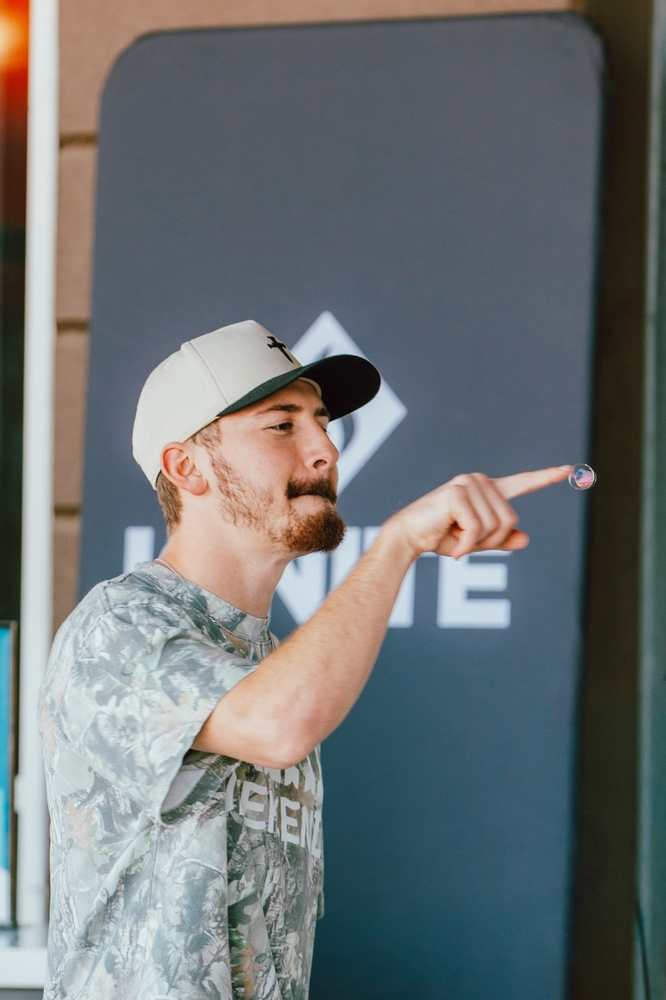
#> input picture source-art/fighter-bubbles.jpg, 666 x 1000 px, shrunk from 1333 x 2000 before the run
$ python -i sty.py   (imports and definitions only)
#> lines starting #> are read from the running program, lines starting #| are printed output that depends on the picture; after the words box and inside, x2 and y2 are one past the last pixel; in counts of white or black regions, pixels touching at a corner belong together
import cv2, numpy as np
from PIL import Image
def kmeans_q(rgb, mask, K, seed=1):
    px = rgb[mask].reshape(-1,3).astype(np.float32)
    lab = cv2.cvtColor(px.reshape(-1,1,3).astype(np.uint8), cv2.COLOR_RGB2LAB).reshape(-1,3).astype(np.float32)
    cv2.setRNGSeed(seed)
    _, lbl, cen = cv2.kmeans(lab, K, None, (cv2.TERM_CRITERIA_EPS+cv2.TERM_CRITERIA_MAX_ITER, 30, 0.5), 3, cv2.KMEANS_PP_CENTERS)
    cen_rgb = cv2.cvtColor(cen.reshape(-1,1,3).astype(np.uint8), cv2.COLOR_LAB2RGB).reshape(-1,3)
    out = rgb.copy(); out[mask] = cen_rgb[lbl.ravel()]; return out
def boost(rgb, sat=1.3, gamma=0.95, contrast=1.12):
    hsv = cv2.cvtColor(rgb, cv2.COLOR_RGB2HSV).astype(np.float32)
    hsv[...,1] = np.clip(hsv[...,1]*sat, 0, 255)
    v = hsv[...,2]/255.0; v = np.clip((v-0.5)*contrast+0.5, 0, 1)**gamma; hsv[...,2] = v*255
    return cv2.cvtColor(hsv.astype(np.uint8), cv2.COLOR_HSV2RGB)
def stylize(img, K=12, outline=4, edge_lo=50, edge_hi=130, bil=5, ink=(28,14,20), line_w=1, sat=1.3):
    a = np.array(img.convert('RGBA'))
    rgb = a[...,:3].copy(); al = a[...,3]
    mask = al > 100
    # fill background with nearest colours so filters don't pull in black halos
    inv = (~mask).astype(np.uint8)*255
    rgb = cv2.inpaint(rgb, inv, 3, cv2.INPAINT_TELEA) if inv.any() else rgb
    f = rgb
    for _ in range(bil): f = cv2.bilateralFilter(f, 9, 38, 7)
    f = boost(f, sat=sat)
    q = kmeans_q(f, mask, K)
    q = cv2.medianBlur(q, 3)
    g = cv2.cvtColor(cv2.GaussianBlur(f,(3,3),0), cv2.COLOR_RGB2GRAY)
    e = cv2.Canny(g, edge_lo, edge_hi)
    if line_w > 1: e = cv2.dilate(e, np.ones((line_w,line_w),np.uint8))
    er = cv2.erode(mask.astype(np.uint8), np.ones((3,3),np.uint8))>0
    e = (e>0) & er
    out = q.copy(); out[e] = (out[e]*0.25 + np.array(ink)*0.75).astype(np.uint8)
    # outer silhouette outline
    m8 = mask.astype(np.uint8)*255
    big = cv2.dilate(m8, cv2.getStructuringElement(cv2.MORPH_ELLIPSE,(outline*2+1,outline*2+1)))
    big = cv2.GaussianBlur(big,(3,3),0)
    ring = (big>0) & ~mask
    out[ring] = ink
    alpha = np.maximum(big, np.where(mask, 255, 0)).astype(np.uint8)
    return Image.fromarray(np.dstack([out, alpha]), 'RGBA')

def stylize2(img, levels=5, ss=50, sr=0.35, passes=2, chromaK=7, outline=5, min_edge=25, line_w=2, sat=1.35, ink=(30,16,24), edge_lo=35, edge_hi=90, lmin=0.18, feat_sigma=6, feat_c=28):
    a = np.array(img.convert('RGBA')); rgb = a[...,:3].copy(); mask = a[...,3] > 100
    inv = (~mask).astype(np.uint8)*255
    if inv.any(): rgb = cv2.inpaint(rgb, inv, 5, cv2.INPAINT_TELEA)
    f = rgb
    for _ in range(passes): f = cv2.edgePreservingFilter(f, flags=1, sigma_s=ss, sigma_r=sr)
    f = boost(f, sat=sat, contrast=1.08)
    lab = cv2.cvtColor(f, cv2.COLOR_RGB2LAB).astype(np.float32)
    L = lab[...,0]; vals = L[mask]
    lo, hi = np.percentile(vals, 2), np.percentile(vals, 99)
    t = np.clip((L-lo)/(hi-lo+1e-6), 0, 1)
    band = np.floor(t*levels-1e-6); band = np.clip(band,0,levels-1)
    Lq = lo + (band+0.5)/levels*(hi-lo)
    Lq = np.maximum(Lq, lmin*255)
    Lq = cv2.medianBlur(Lq.astype(np.uint8), 5).astype(np.float32)
    ab = lab[...,1:].copy()
    px = ab[mask].astype(np.float32); cv2.setRNGSeed(2)
    _, lbl, cen = cv2.kmeans(px, chromaK, None, (cv2.TERM_CRITERIA_EPS+cv2.TERM_CRITERIA_MAX_ITER, 30, 0.5), 3, cv2.KMEANS_PP_CENTERS)
    abq = ab.copy(); abq[mask] = cen[lbl.ravel()]
    abq = np.dstack([cv2.medianBlur(abq[...,0].astype(np.uint8),5), cv2.medianBlur(abq[...,1].astype(np.uint8),5)]).astype(np.float32)
    out = cv2.cvtColor(np.dstack([Lq, abq]).astype(np.uint8), cv2.COLOR_LAB2RGB)
    fe = cv2.bilateralFilter(rgb, 7, 30, 5)
    g = cv2.cvtColor(fe, cv2.COLOR_RGB2GRAY)
    e = cv2.Canny(cv2.GaussianBlur(g,(3,3),0), edge_lo, edge_hi)
    # dark features (eyes, brows, nostrils, mouth): much darker than surroundings
    loc = cv2.GaussianBlur(g.astype(np.float32), (0,0), feat_sigma)
    dark = (g.astype(np.float32) < loc - feat_c) & (g < 110)
    e = (e > 0) | dark
    n, lab_e, stats, _ = cv2.connectedComponentsWithStats((e>0).astype(np.uint8), connectivity=8)
    keep = np.zeros(n, bool); keep[1:] = stats[1:, cv2.CC_STAT_AREA] >= min_edge
    e = keep[lab_e]
    if line_w > 1: e = cv2.dilate(e.astype(np.uint8), np.ones((line_w,line_w),np.uint8)) > 0
    er = cv2.erode(mask.astype(np.uint8), np.ones((5,5),np.uint8)) > 0
    e &= er
    out[e] = (out[e]*0.2 + np.array(ink)*0.8).astype(np.uint8)
    m8 = mask.astype(np.uint8)*255
    big = cv2.dilate(m8, cv2.getStructuringElement(cv2.MORPH_ELLIPSE,(outline*2+1,outline*2+1)))
    big = cv2.GaussianBlur(big,(3,3),0)
    out[(big>0)&~mask] = ink
    out[~mask & (big==0)] = 0
    return Image.fromarray(np.dstack([out, np.maximum(big, m8)]), 'RGBA')

>>> from PIL import Image
>>> picture = Image.open('../../source-art/fighter-bubbles.jpg')
#> picture is the input picture: PIL image 666x1000 RGB; mean R, G, B 109.2, 114.3, 116.1
>>> result = stylize2(picture)
#> in stylize2, `mask = a[..., 3] > 100`: mask: shape (1000, 666) bool; every value is 1
#> in stylize2, `inv = (~mask).astype(np.uint8)*255`: inv: shape (1000, 666); every value is 0
#> in boost, `hsv[...,1] = np.clip(hsv[...,1]*sat, 0, 255)`:
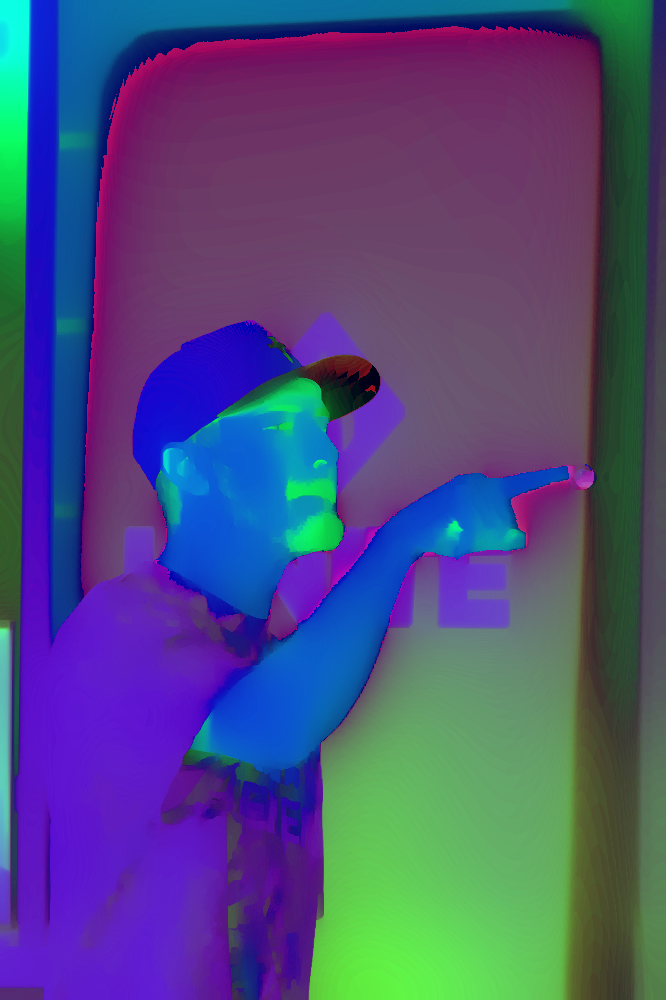
#> hsv: shape (1000, 666, 3) float32; mean R, G, B 76.3, 76.9, 125.1
#> in stylize2, `lab = cv2.cvtColor(f, cv2.COLOR_RGB2LAB).astype(np.float32)`:
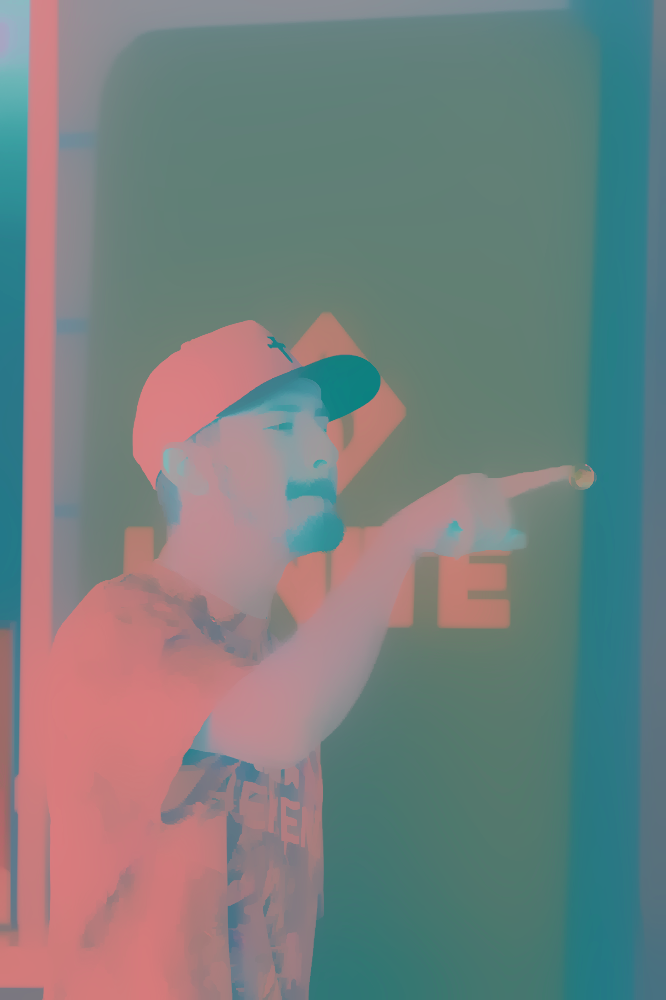
#> lab: shape (1000, 666, 3) float32; mean R, G, B 118.6, 127.5, 126.3
#> in stylize2, `L = lab[..., 0]`:
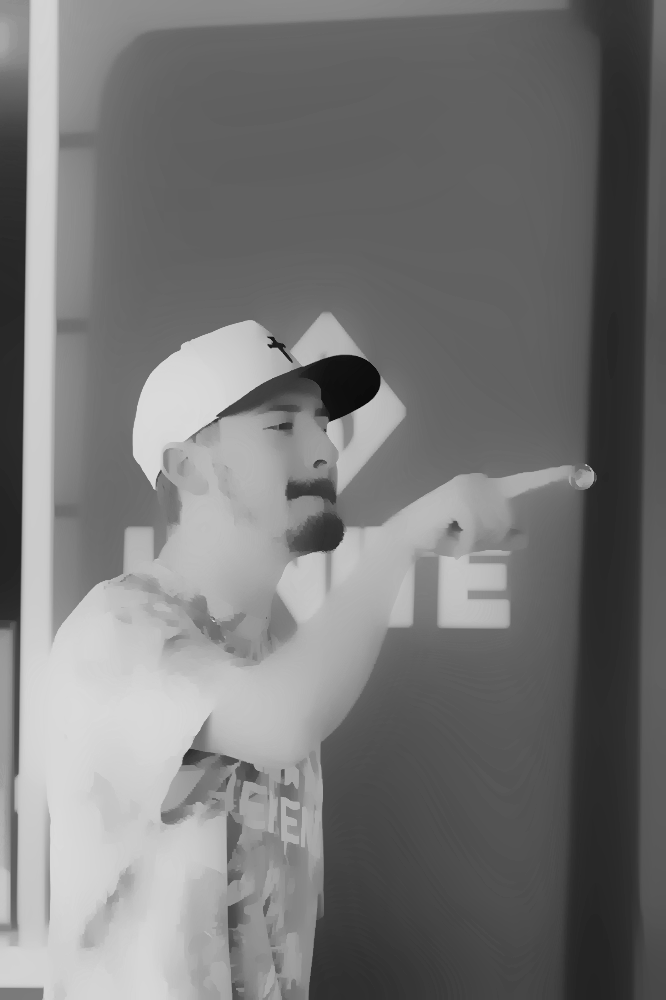
#> L: shape (1000, 666) float32; min 12, max 218, mean 118.6
#> in stylize2, `lo, hi = np.percentile(vals, 2), np.percentile(vals, 99)`: lo = 40; hi = 216
#> in stylize2, `band = np.clip(band, 0, levels - 1)`:
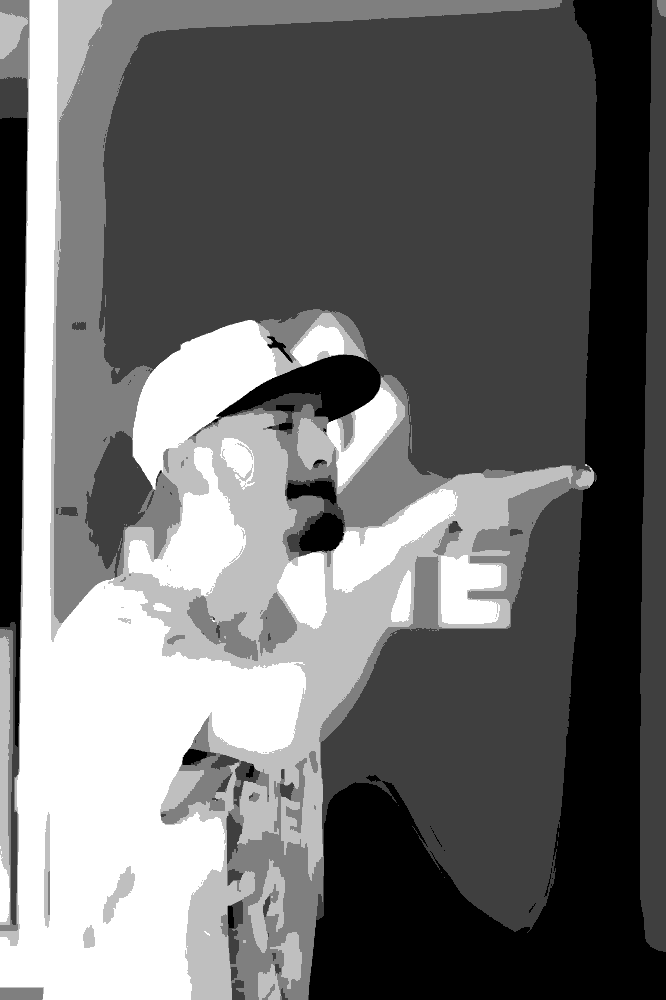
#> band: shape (1000, 666) float32; min 0, max 4, mean 1.71; drawn with min black and max white
#> in stylize2, `px = ab[mask].astype(np.float32)`: px = 666000 pairs, first value 102 to 186, second value 102 to 198
#> in stylize2, `_, lbl, cen = cv2.kmeans(px, chromaK, None, (cv2.TERM_CRITERIA_EPS+cv2..`: cen = [[127.6, 117.6], [140.4, 146.2], [123.4, 125.5], [152.6, 158.2], [125.1, 134], [119.9, 111.1], [177, 186.8]]
#> in stylize2, `e = cv2.Canny(cv2.GaussianBlur(g,(3,3),0), edge_lo, edge_hi)`:
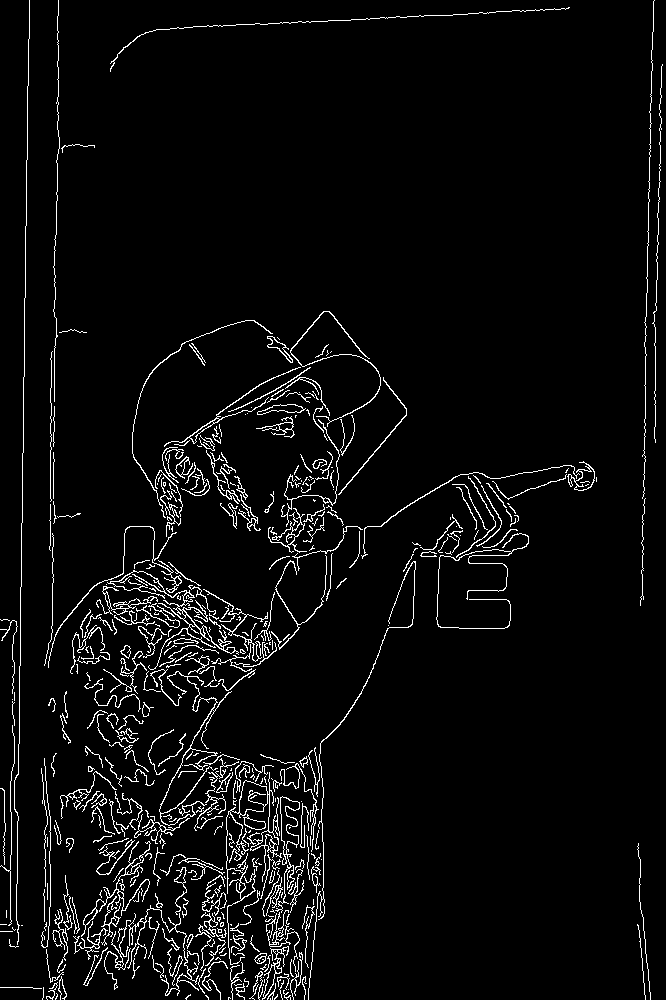
#> e: shape (1000, 666); 4.4% white in thin lines or dots
#> in stylize2, `dark = (g.astype(np.float32) < loc - feat_c) & (g < 110)`: dark: shape (1000, 666) bool; 2.6% white; 280 white regions (171 under 20 px), largest, box (x1, y1, x2, y2) and area: (10, 52, 28, 932) 4412, (190, 355, 380, 442) 1669, (129, 318, 262, 488) 730
#> in stylize2, `e = (e > 0) | dark`: e: shape (1000, 666) bool; 6.7% white; 336 white regions (139 under 20 px), largest, box (x1, y1, x2, y2) and area: (0, 0, 30, 945) 5529, (226, 761, 319, 965) 4381, (164, 311, 381, 527) 3661
#> in stylize2, `n, lab_e, stats, _ = cv2.connectedComponentsWithStats((e>0).astype(np...`:
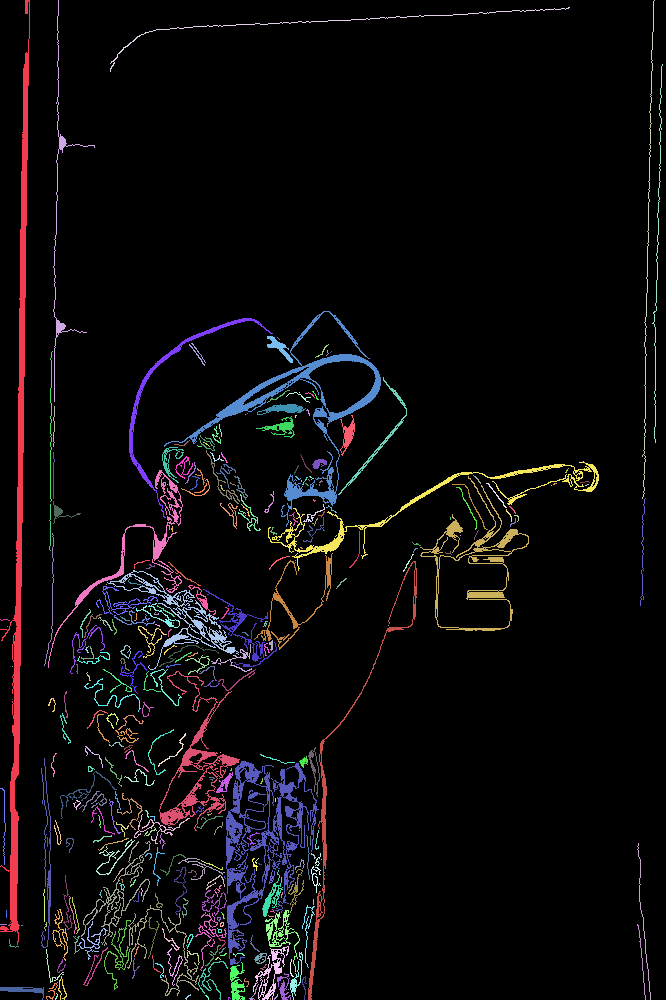
#> lab_e: shape (1000, 666) int32; 337 distinct labels, from 0 to 336; one colour per label, 0 black
#> in stylize2, `n, lab_e, stats, _ = cv2.connectedComponentsWithStats((e>0).astype(np...`: n = 337; stats = 337 rows, first 6: [0, 0, 666, 1000, 621235], [0, 0, 30, 945, 5529], [53, 0, 42, 402, 617], [642, 0, 13, 499, 501], [110, 7, 460, 65, 501], [652, 64, 11, 379, 384]
#> in stylize2, `if line_w > 1: e = cv2.dilate(e.astype(np.uint8), np.ones((line_w,line..`: e: shape (1000, 666) bool; 11% white; 39 white regions, largest, box (x1, y1, x2, y2) and area: (44, 311, 600, 1000) 52358, (0, 0, 31, 946) 6857, (41, 758, 81, 1000) 1998
#> in stylize2, `out[e] = (out[e]*0.2 + np.array(ink)*0.8).astype(np.uint8)`:
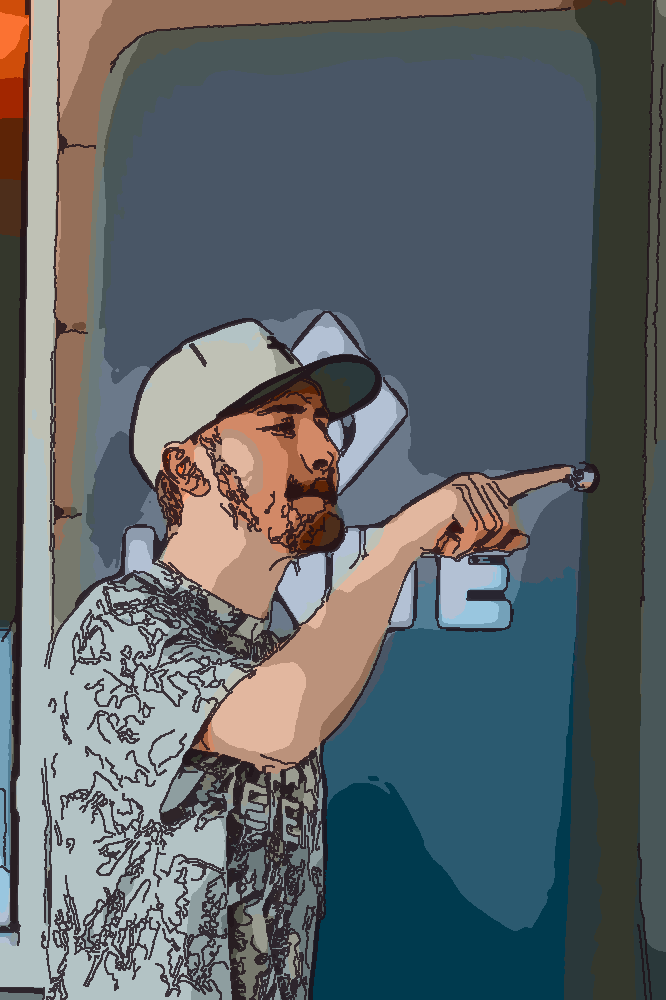
#> out: shape (1000, 666, 3); mean R, G, B 93.8, 100.8, 104.3
#> in stylize2, `m8 = mask.astype(np.uint8)*255`: m8: shape (1000, 666); every value is 255

$ run again, on source-art/stage-welcome-plaza.jpg
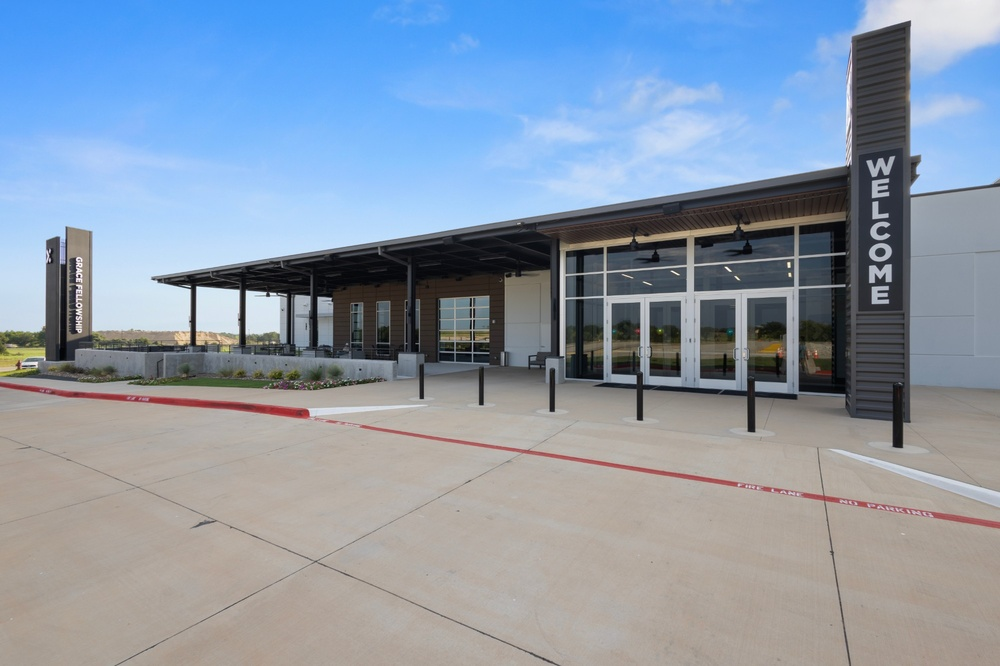
#> input picture source-art/stage-welcome-plaza.jpg, 1000 x 666 px, shrunk from 2000 x 1333 before the run
#> picture is the input picture: PIL image 1000x666 RGB; mean R, G, B 138.1, 152.3, 169.6
#> mask: shape (666, 1000) bool; every value is 1
#> inv: shape (666, 1000); every value is 0
#> lo = 31; hi = 222
#> px = 666000 pairs, first value 107 to 173, second value 56 to 181
#> cen = [[126.3, 94.94], [131.4, 135.4], [134.8, 71.25], [127.6, 122.4], [129.2, 83.36], [156.3, 141.2], [142.3, 61.83]]
#> dark: shape (666, 1000) bool; 4.6% white; 455 white regions (337 under 20 px), largest, box (x1, y1, x2, y2) and area: (594, 352, 797, 432) 2147, (0, 383, 309, 418) 1710, (864, 160, 897, 309) 1490
#> in stylize2, `n, lab_e, stats, _ = cv2.connectedComponentsWithStats((e>0).astype(np...`:
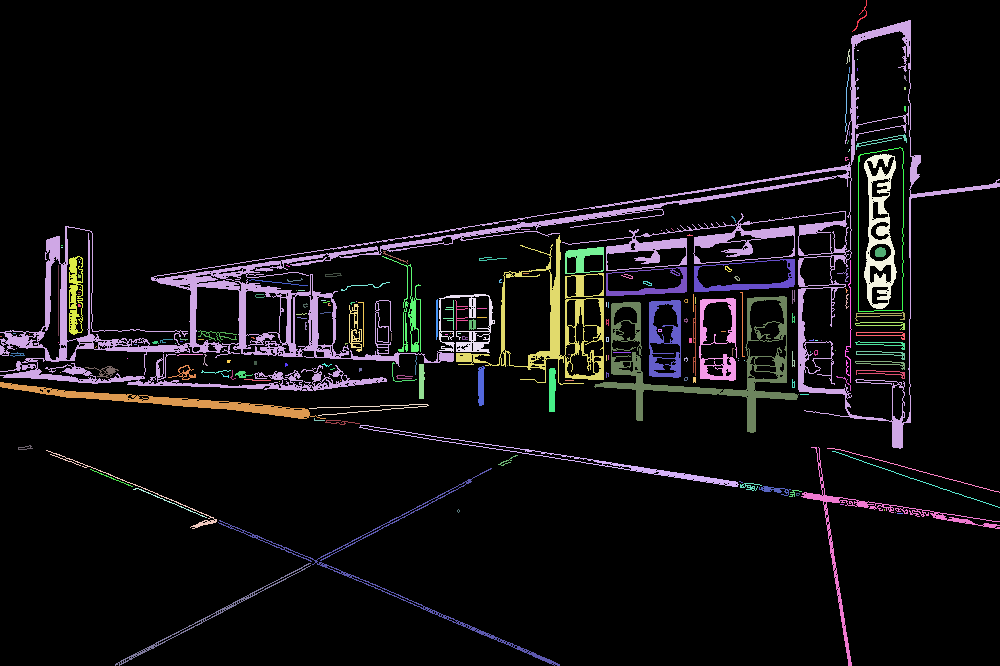
#> lab_e: shape (666, 1000) int32; 205 distinct labels, from 0 to 204; one colour per label, 0 black
#> n = 205; stats = 205 rows, first 6: [0, 0, 1000, 666, 611511], [852, 0, 15, 32, 53], [0, 20, 1000, 429, 23986], [846, 49, 4, 15, 23], [857, 50, 2, 1, 2], [857, 59, 1, 1, 1]
#> in stylize2, `out[e] = (out[e]*0.2 + np.array(ink)*0.8).astype(np.uint8)`:
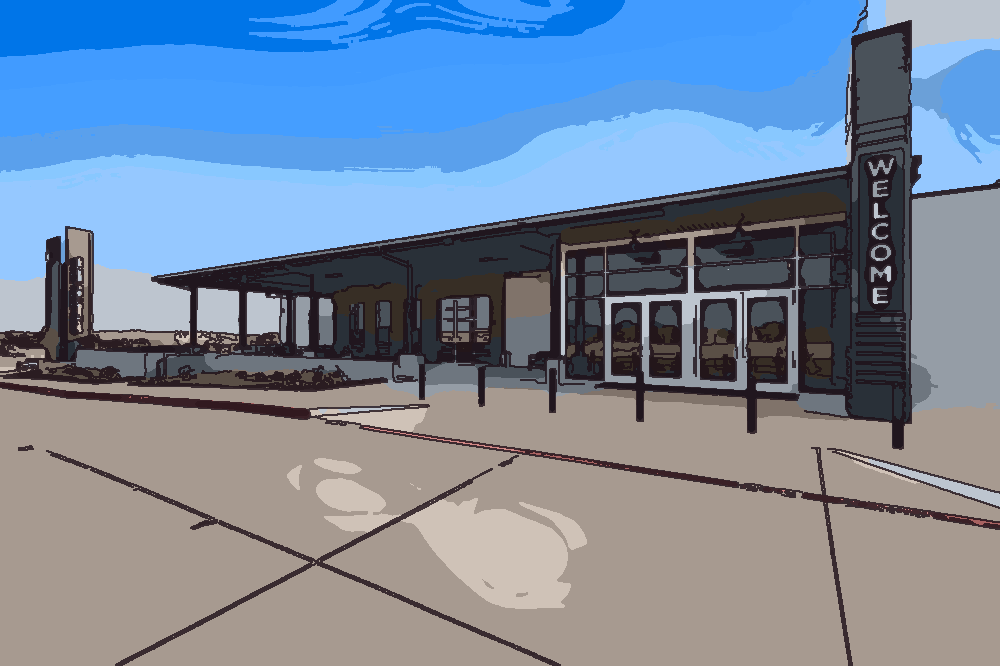
#> out: shape (666, 1000, 3); mean R, G, B 118.8, 136.9, 159.9
#> m8: shape (666, 1000); every value is 255
